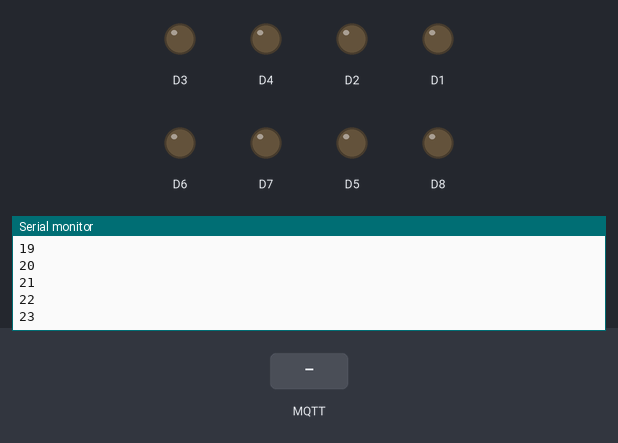
The sketch below on a simulated ESP8266 (NodeMCU). On the bench: output pins drawn as LEDs (lit = HIGH), the last lines printed to the serial monitor. The inputs (shaded band) are chosen by the test bench. No MQTT or app messages arrive unless stated. At 10.0 s the program puts the board to deep sleep or switches it off; the recording ends there.

Above: at 2.4 s.
2.5 s: MQTT message "getStatus" arrives on the first subscribed topic
At 2.52 s:
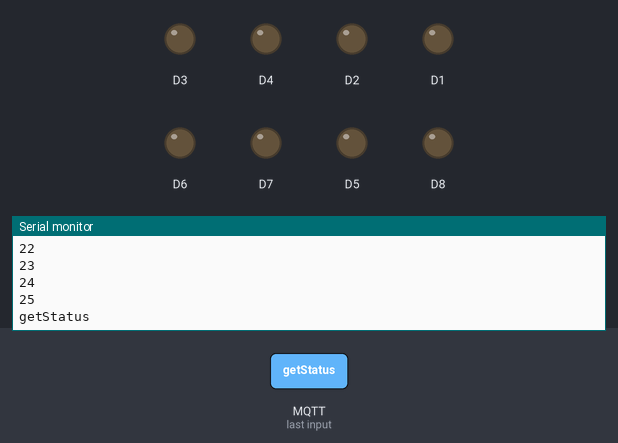
4.0 s: MQTT message "d" arrives on the first subscribed topic
At 4.02 s:
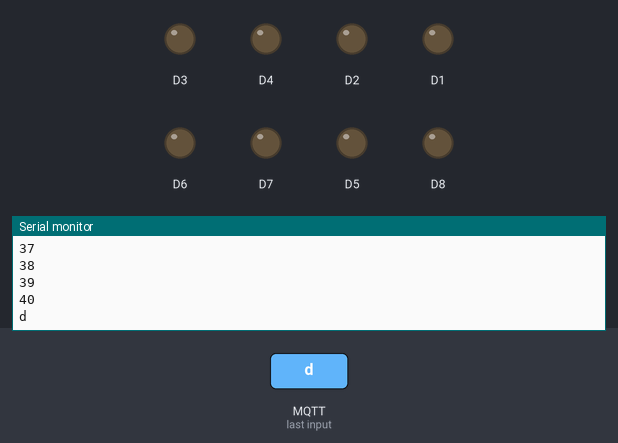
5.5 s: MQTT message "on" arrives on the first subscribed topic
At 5.53 s:
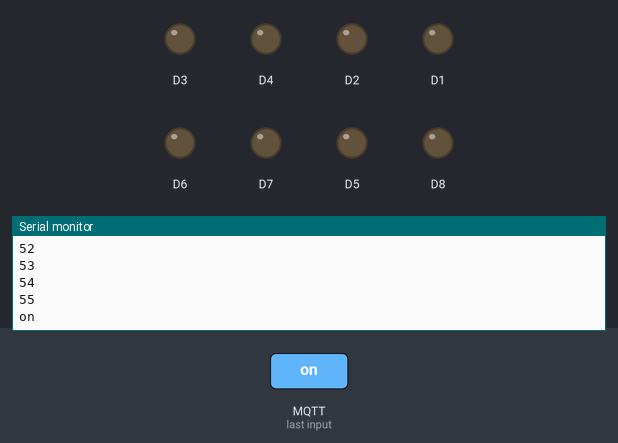
Timing chart, 0 to 8.5 s (numbered marks = the images above; inputs shaded):
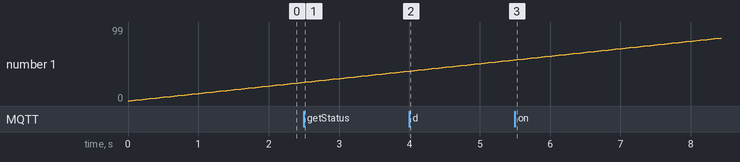

The sketch:

PostBoxNotifier.ino
```cpp
/*
  SimpleMQTTClient.ino
  The purpose of this exemple is to illustrate a simple handling of MQTT and Wifi connection.
  Once it connects successfully to a Wifi network and a MQTT broker, it subscribe to a topic and send a message to it.
  It will also send a message delayed 5 seconds later.
*/

#include "EspMQTTClient.h"
#include "Constants.h"

int counter = 0;
unsigned int counter2 = 0;

EspMQTTClient client(
  GlobalConstants::ssid,
  GlobalConstants::password,
  GlobalConstants::ipAddress,  // MQTT Broker server ip
  "MQTTUsername",   // Can be omitted if not needed
  "MQTTPassword",   // Can be omitted if not needed
  "PostBox",     // Client name that uniquely identify your device
  1883              // The MQTT port, default to 1883. this line can be omitted
);

void getStatus(const String & payload) {
  if (payload == "getStatus") {
    client.publish("Briefkasten/response", "Briefkasten is alive");

    //client.publish("Briefkasten/response", (unsigned char)sensorValue);
  }
}

void setup()
{
  Serial.begin(115200);

 // noInterrupts();
 // timer0_isr_init();
 // timer0_attachInterrupt(servoISR)
  // pinMode(D6  , OUTPUT);
  setOutputPins();
  //pinMode(interruptPin, INPUT_PULLUP);
  //attachInterrupt(digitalPinToInterrupt(interruptPin), handleInterrupt, RISING);
  // Optionnal functionnalities of EspMQTTClient :
  //client.enableDebuggingMessages(); // Enable debugging messages sent to serial output
  //client.enableHTTPWebUpdater(); // Enable the web updater. User and password default to values of MQTTUsername and MQTTPassword. These can be overrited with enableHTTPWebUpdater("user", "password").
  client.enableLastWillMessage("TestClient/lastwill", "I am going offline");  // You can activate the retain flag by setting the third parameter to true
}

// This function is called once everything is connected (Wifi and MQTT)
// WARNING : YOU MUST IMPLEMENT IT IF YOU USE EspMQTTClient
void onConnectionEstablished()
{
  // Subscribe to "Briefkasten/test" and display received message to Serial
  client.subscribe("Briefkasten/test", [](const String & payload) {
    Serial.println(payload);
  });

  client.subscribe("Briefkasten/request", [](const String & payload) {
    getStatus(payload);
    Serial.println(payload);
  });

  // Publish a message to "Briefkasten/test"
  client.publish("Briefkasten/inbox", "Briefkasten is connected"); // You can activate the retain flag by setting the third parameter to true

  // Execute delayed instructions
  client.executeDelayed(5 * 1000, []() {
    client.publish("Briefkasten/inbox", "Check your letterbox!");
    counter = 0;
  });

   //client.publish("Briefkasten/test", "loop",true); // You can activate the retain flag by setting the third parameter to true
}

void goingToSleep(){
  yield();
  //setOutputPins();
  setPinsLow();
  Serial.println("going to deepsleep");
  delay(100);
  ESP.deepSleep(0);
  yield();
}

void setOutputPins(){
  pinMode(D1, OUTPUT);
  pinMode(D2, OUTPUT);
  pinMode(D3, OUTPUT);
  pinMode(D4, OUTPUT);
  pinMode(D5, OUTPUT);
  pinMode(D6, OUTPUT);
  pinMode(D7, OUTPUT);
  pinMode(D8, OUTPUT);
}

void setPinsLow(){
  digitalWrite(D1, LOW);
  digitalWrite(D2, LOW);
  digitalWrite(D3, LOW);
  digitalWrite(D4, LOW);
  digitalWrite(D5, LOW);
  digitalWrite(D6, LOW);
  digitalWrite(D7, LOW);
  digitalWrite(D8, LOW);
}

void loop()
{
  Serial.println(counter);
  counter++;
  if(counter == 100){
    //setPinsLow();
    Serial.println("Waited 10 seconds,");
    goingToSleep();
  }
  client.loop();
  delay(100);
}
```

Constants.cpp
```cpp
#include "Constants.h"

const char* GlobalConstants::ssid = "ssid";
const char* GlobalConstants::password = "passwd";
const char* GlobalConstants::ipAddress = "ip-broker";
```

Constants.h
```cpp
#include "IPAddress.h"
#ifndef CONSTANTS_H
#define CONSTANTS_H


class GlobalConstants {
  public:
    static const char* ssid;
    static const char* password;
    static const char* ipAddress;
};

#endif
```

Measured:
- after the input at 2.5 s, the serial monitor: prints a new line at once (image 1)
- after the input at 4.0 s, the serial monitor: prints a new line at once (image 2)
- after the input at 5.5 s, the serial monitor: prints a new line at once (image 3)
